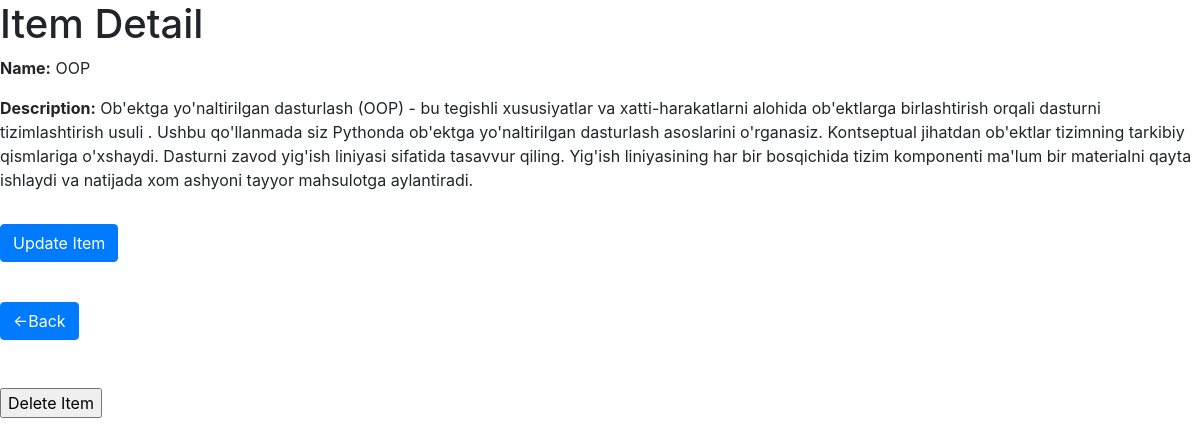
/item/2/, run on the app's committed database.
### Python/models.py (models this page shows, shortened)
class Item(models.Model):
    name = models.CharField(max_length=100)
    description = models.TextField()
    class Meta:
        ordering = ['id']
        unique_together =['name', 'description']

### Python/views.py (the view)
# urls.py: path('item/<int:pk>/', views.item_detail, name='item_detail'),
def item_detail(request, pk):
    item = Item.objects.get(pk=pk)
    return render(request, 'crud/item_detail.html', {'item': item})

### templates/crud/item_detail.html (shortened to what this page needs)
<!DOCTYPE html>
<html lang="en">
<head>
    <link rel="stylesheet" href="https://stackpath.bootstrapcdn.com/bootstrap/4.5.2/css/bootstrap.min.css">
</head>
<body>
    <h1>Item Detail</h1>
    <p><strong>Name:</strong> {{ item.name }}</p>
    <p><strong>Description:</strong> {{ item.description }}</p>
    <a href="{% url 'item_update' item.pk %}" class="btn btn-primary mt-3">Update Item</a> <br><br>
        <a href="{% url 'item_list' %}" class="btn btn-primary mt-3"> <-Back </a> <br> <br>
    <form action="{% url 'item_delete' item.pk %}" method="post">
        <br>
        <input type="submit" value="Delete Item">
    </form>
</body>
</html>

### data on the page
Item: name "OOP", description "Ob'ektga yo'naltirilgan dasturlash (OOP) - bu tegishli xususiyatlar va xatti-harakatlarni alohida ob'ektlarga birlashtirish orqali dasturni tizimlashtirish usuli . Ushbu qo'llanmada siz Pythonda ob'ektga yo'naltirilgan dasturlash asoslarini o'rganasiz. Kontseptual jihatdan ob'ektlar tizimning tarkibiy qismlariga o'xshaydi. Dasturni zavod yig'ish liniyasi sifatida tasavvur qiling. Yig'ish liniyasining har bir bosqichida tizim komponenti ma'lum bir materialni qayta ishlaydi va natijada xom ashyoni tayyor mahsulotga aylantiradi."
